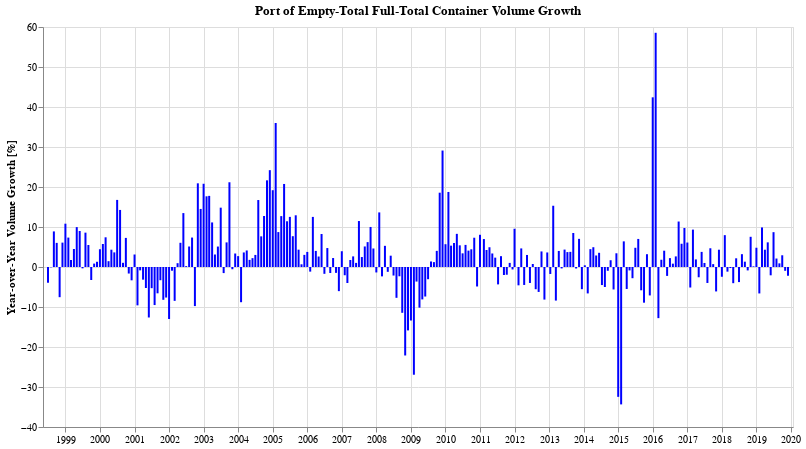

Here is the notebook cell this chart was saved with:
### Code cell
doYoyChart(df_oak_combined, 'Empty-Total')

### Figure 1 — Vega-Lite specification as saved in the notebook (floating-point values rounded to 4 significant figures; data arrays with more than 128 entries replaced by an {"elided": "..."} marker saying what was removed)
{"config": {"view": {"continuousWidth": 400, "continuousHeight": 300}}, "data": {"name": "data-a0f65b45f544368d70e857544f563074"}, "mark": {"type": "bar", "color": "blue", "width": 2}, "encoding": {"tooltip": [{"type": "temporal", "field": "dt", "format": "%b %Y"}, {"type": "quantitative", "field": "Full-Total"}], "x": {"type": "temporal", "axis": {"title": ""}, "field": "dt"}, "y": {"type": "quantitative", "axis": {"title": "Year-over-Year Volume Growth [%]"}, "field": "Full-Total"}}, "height": 400, "title": "Port of Empty-Total Full-Total Container Volume Growth", "width": 750, "$schema": "https://vega.github.io/schema/vega-lite/v4.0.2.json", "datasets": {"data-a0f65b45f544368d70e857544f563074": {"elided": "276 records"}}}
